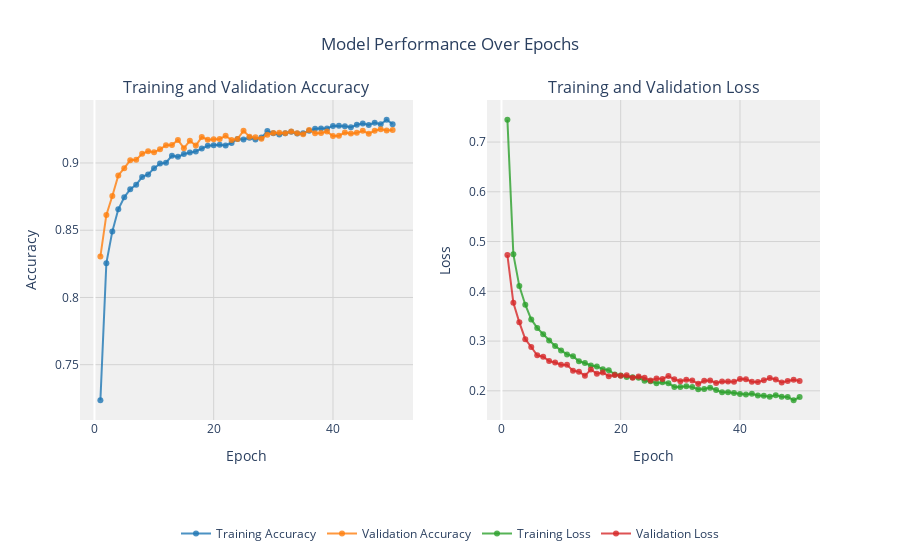

The cell this chart's notebook holds for it:
### Code cell
def create_trace(x, y, name, color):
    trace = go.Scatter(
        x=x,
        y=y,
        name=name,
        line=dict(color=color, width=2),
        mode="lines+markers",
        marker=dict(size=6),
        hovertemplate=f'{name}: %{y}<extra></extra>',  # Removed specific formatting
    )
    return trace

def plot_accuracy_and_loss(train_model_drop_adam):
    hist = train_model_drop_adam.history
    acc = hist['accuracy']
    val_acc = hist['val_accuracy']
    loss = hist['loss']
    val_loss = hist['val_loss']
    epochs = list(range(1, len(acc) + 1))

    # Create traces
    trace_ta = create_trace(epochs, acc, "Training Accuracy", "rgba(31, 119, 180, 0.8)")
    trace_va = create_trace(epochs, val_acc, "Validation Accuracy", "rgba(255, 127, 14, 0.8)")
    trace_tl = create_trace(epochs, loss, "Training Loss", "rgba(44, 160, 44, 0.8)")
    trace_vl = create_trace(epochs, val_loss, "Validation Loss", "rgba(214, 39, 40, 0.8)")

    # Subplots
    fig = make_subplots(rows=1, cols=2, subplot_titles=('Training and Validation Accuracy', 'Training and Validation Loss'))

    # Add traces to subplots
    fig.add_trace(trace_ta, row=1, col=1)
    fig.add_trace(trace_va, row=1, col=1)
    fig.add_trace(trace_tl, row=1, col=2)
    fig.add_trace(trace_vl, row=1, col=2)

    # Update layout for aesthetics
    fig.update_layout(
        title='Model Performance Over Epochs',
        title_x=0.5,
        xaxis_title='Epoch',
        xaxis2_title='Epoch',
        yaxis_title='Accuracy',
        yaxis2_title='Loss',
        legend=dict(orientation="h", yanchor="bottom", y=-0.4, xanchor="center", x=0.5),
        plot_bgcolor='rgba(240, 240, 240, 0.95)',
        font=dict(size=12)
    )

    # Update axes for consistency
    fig.update_xaxes(showgrid=True, gridwidth=1, gridcolor='lightgray')
    fig.update_yaxes(showgrid=True, gridwidth=1, gridcolor='lightgray')

    # Display the plot
    iplot(fig)

# Example usage
plot_accuracy_and_loss(train_model_drop_adam)
